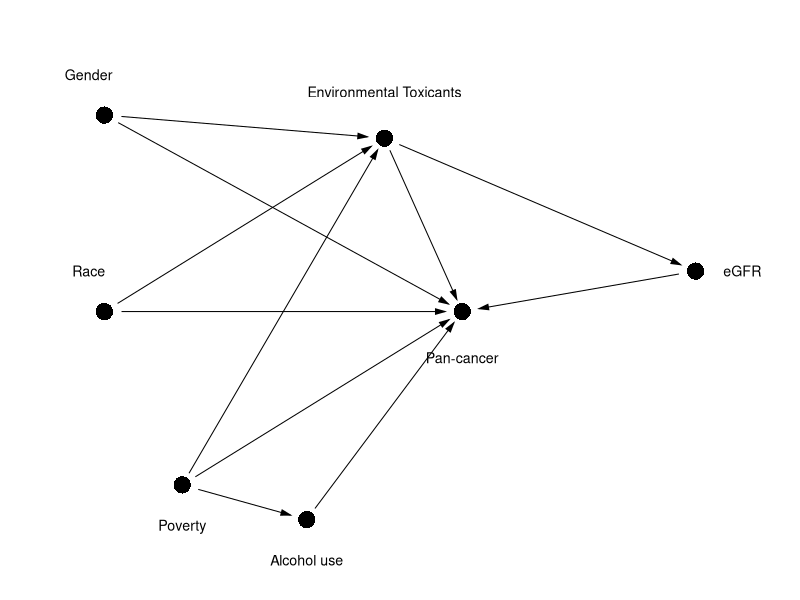

The R script that drew this image: (Note: this script raises an error after producing the figure.)
#!/usr/bin/env Rscript
# Figure S1：对齐 Dong Supp Fig1 画风（实心黑点 + 旁注标签 + 细黑箭头）
# 节点仅最终 Model2：Gender, Race, PIR, Alcohol, eGFR + Toxicants + Pan-cancer
#
#   Rscript redraw_pancancer_fig_s1_dag.R
#
BASE <- "/mnt/g/02block_result/58_cancer/environment_41380607"
fig_pdf <- file.path(BASE, "summary_results/Figures/pdf")
fig_md <- file.path(BASE, "summary_results/Figures/image_information")
dir.create(fig_pdf, recursive = TRUE, showWarnings = FALSE)
dir.create(fig_md, recursive = TRUE, showWarnings = FALSE)

suppressPackageStartupMessages(library(ggplot2))

# 布局：暴露偏上、结局居中偏右、协变量环绕（仿原文疏密）
nodes <- data.frame(
  id = c("Gender", "Race", "PIR", "Alcohol", "eGFR", "Toxicants", "Cancer"),
  label = c(
    "Gender", "Race", "Poverty", "Alcohol use", "eGFR",
    "Environmental Toxicants", "Pan-cancer"
  ),
  x = c(0.12, 0.12, 0.22, 0.38, 0.88, 0.48, 0.58),
  y = c(0.82, 0.48, 0.18, 0.12, 0.55, 0.78, 0.48),
  # 标签相对圆点的偏移（npc）
  lx = c(-0.02, -0.02, 0.00, 0.00, 0.06, 0.00, 0.00),
  ly = c(0.07, 0.07, -0.07, -0.07, 0.00, 0.08, -0.08),
  stringsAsFactors = FALSE
)

edges <- rbind(
  data.frame(from = "Gender", to = "Toxicants"),
  data.frame(from = "Gender", to = "Cancer"),
  data.frame(from = "Race", to = "Toxicants"),
  data.frame(from = "Race", to = "Cancer"),
  data.frame(from = "PIR", to = "Toxicants"),
  data.frame(from = "PIR", to = "Cancer"),
  data.frame(from = "PIR", to = "Alcohol"),
  data.frame(from = "Alcohol", to = "Cancer"),
  data.frame(from = "eGFR", to = "Cancer"),
  data.frame(from = "Toxicants", to = "Cancer"),
  data.frame(from = "Toxicants", to = "eGFR")
)

pos <- setNames(lapply(seq_len(nrow(nodes)), function(i) c(nodes$x[i], nodes$y[i])), nodes$id)
ed <- edges
ed$x <- vapply(ed$from, function(z) pos[[z]][1], numeric(1))
ed$y <- vapply(ed$from, function(z) pos[[z]][2], numeric(1))
ed$xend <- vapply(ed$to, function(z) pos[[z]][1], numeric(1))
ed$yend <- vapply(ed$to, function(z) pos[[z]][2], numeric(1))

# 箭头停在圆点边缘（圆点半径约 0.018 npc）
r_node <- 0.022
for (i in seq_len(nrow(ed))) {
  dx <- ed$xend[i] - ed$x[i]
  dy <- ed$yend[i] - ed$y[i]
  len <- sqrt(dx * dx + dy * dy)
  if (is.finite(len) && len > 1e-6) {
    ux <- dx / len
    uy <- dy / len
    ed$x[i] <- ed$x[i] + ux * r_node
    ed$y[i] <- ed$y[i] + uy * r_node
    ed$xend[i] <- ed$xend[i] - ux * r_node
    ed$yend[i] <- ed$yend[i] - uy * r_node
  }
}

nodes$tx <- nodes$x + nodes$lx
nodes$ty <- nodes$y + nodes$ly

p <- ggplot() +
  geom_segment(
    data = ed,
    aes(x = x, y = y, xend = xend, yend = yend),
    arrow = arrow(type = "closed", length = unit(0.10, "inches"), angle = 16),
    linewidth = 0.35, color = "black", lineend = "butt", linejoin = "mitre"
  ) +
  # 实心黑圆（对齐原文）
  geom_point(
    data = nodes,
    aes(x = x, y = y),
    shape = 16, size = 5.5, color = "black"
  ) +
  # 标签在圆旁，不写进圆内
  geom_text(
    data = nodes,
    aes(x = tx, y = ty, label = label),
    size = 3.6, family = "sans", color = "black",
    hjust = 0.5, vjust = 0.5
  ) +
  coord_cartesian(xlim = c(0.00, 1.00), ylim = c(0.00, 1.00), expand = FALSE) +
  theme_void() +
  theme(plot.margin = margin(8, 8, 8, 8), plot.background = element_rect(fill = "white", color = NA))

out <- file.path(fig_pdf, "Figure S1. DAG covariates.pdf")
grDevices::cairo_pdf(out, width = 9.5, height = 6.2, family = "sans")
print(p)
grDevices::dev.off()
message("wrote ", out)

writeLines(c(
  "# Figure S1. DAG covariates",
  "",
  "## 图面说明",
  "画风对齐 Dong Supplementary Figure 1：实心黑圆节点、旁注标签、细黑箭头、白底。",
  "节点仅为最终 Model 2：Gender, Race, Poverty(PIR), Alcohol use, eGFR,",
  "Environmental Toxicants, Pan-cancer。",
  "",
  "## 分析上下文",
  "Model2 stepwise 锁定集；无 Age/Smoke；无牙科节点。"
), file.path(fig_md, "Figure S1. DAG covariates.md"))

message("DONE Fig S1 Dong-style")
